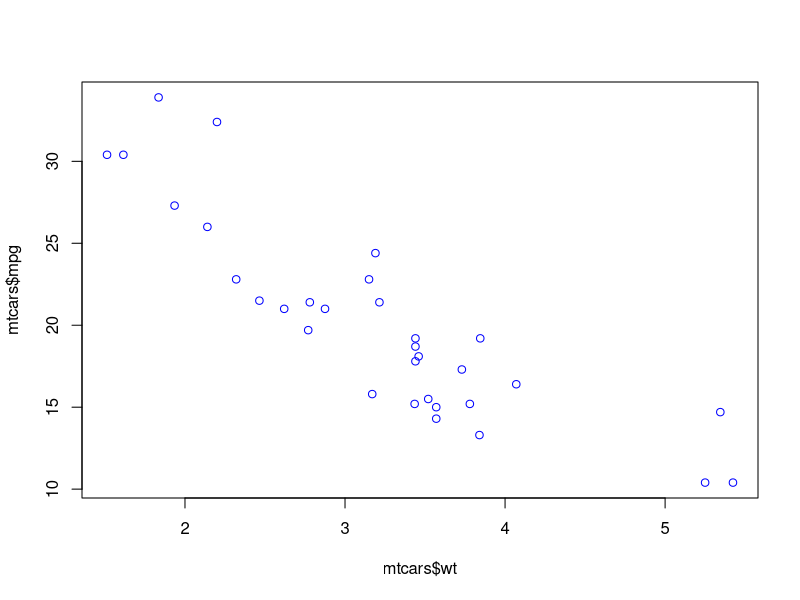
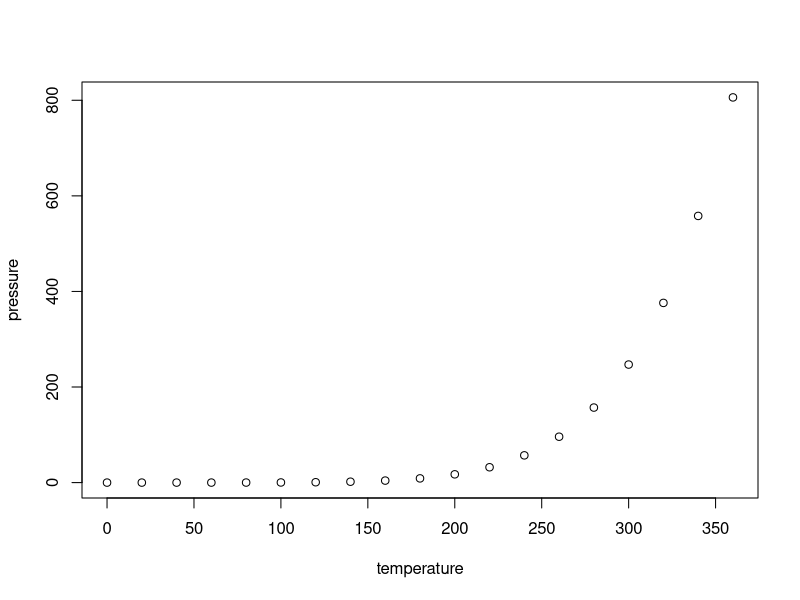

Here is the R script that generated these plots, in order:
## ---- chunk 1
knitr::opts_chunk$set(echo = FALSE)
## ---- chunk 2

head(mtcars,5 )
## ---- chunk 3
plot(mtcars$wt, mtcars$mpg, col = 'blue')
## ---- chunk 4
summary(cars)
## ---- chunk 5
plot(pressure)
